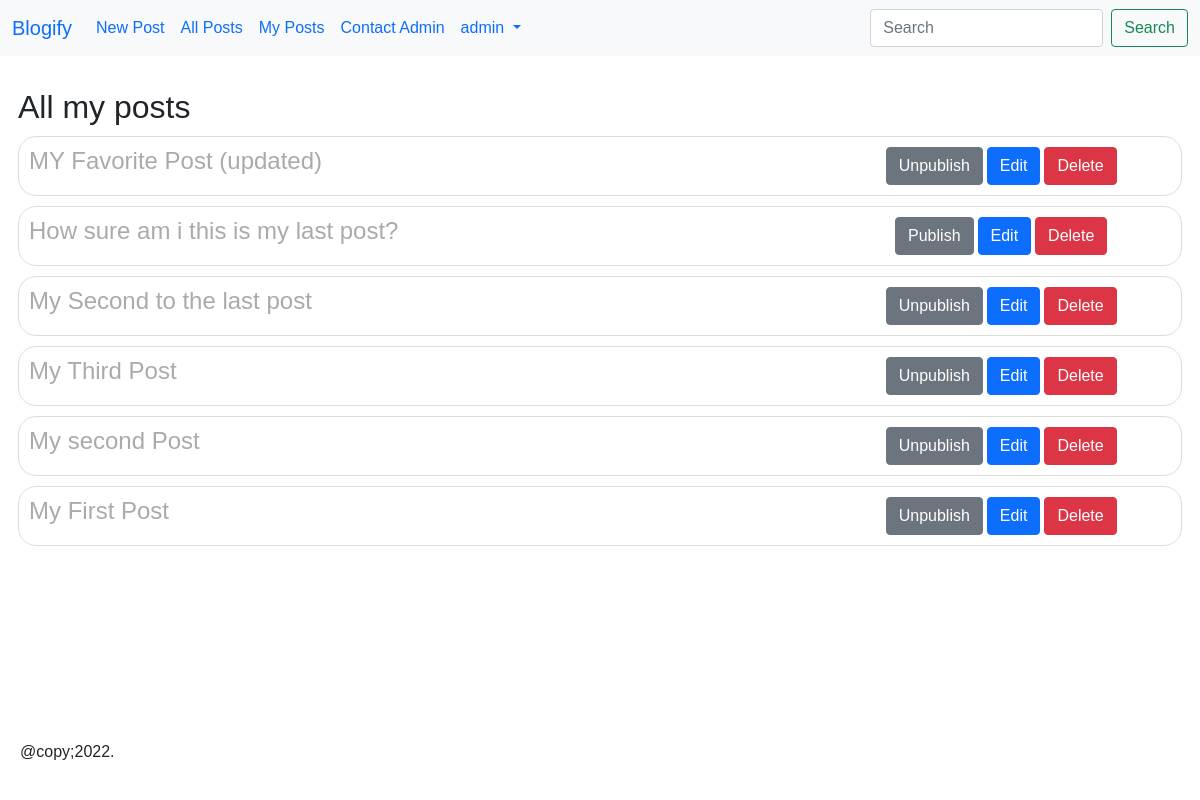
Page /posts/my-post/ (signed in) on the earlier database version.
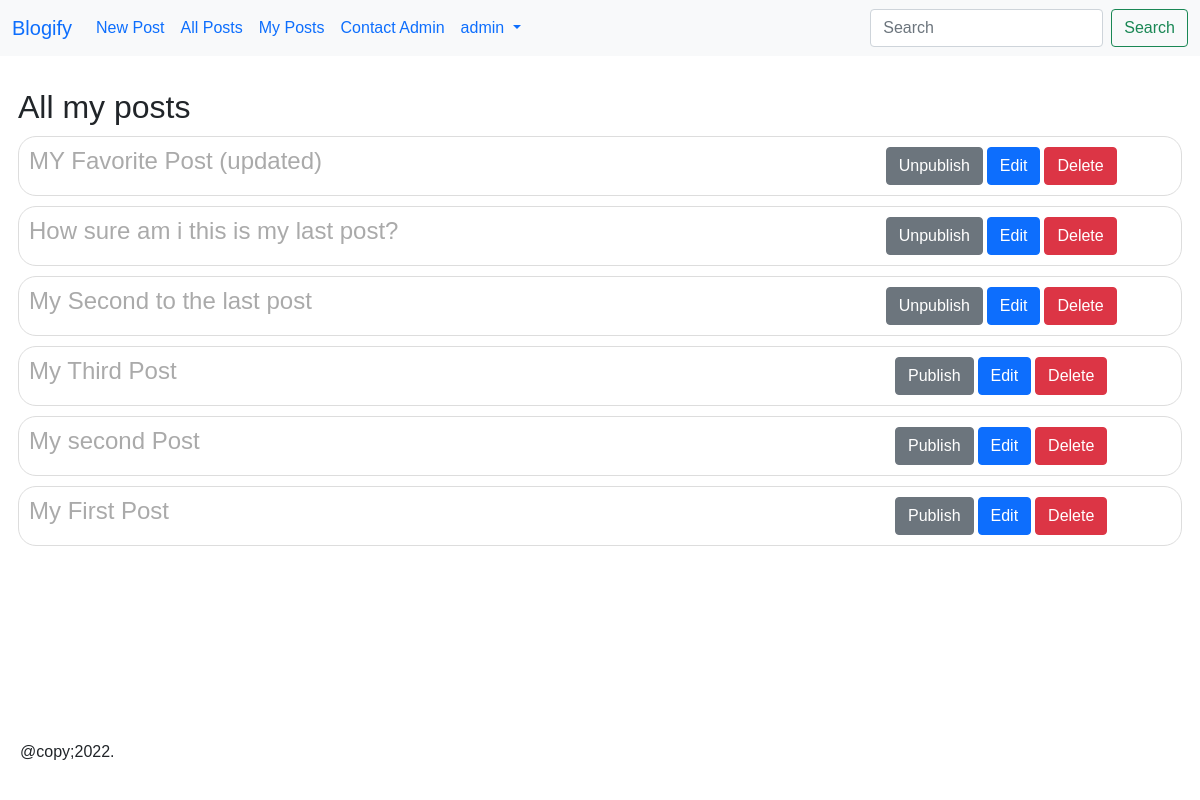
Same page on the later database version.
### posts/models.py (models this page shows, shortened)
class Post(models.Model):
    STATUS_CHOICES = (
        ('draft', 'Draft'),
        ('published', 'Published'),
    )
    title = models.CharField(max_length=255)
    author = models.ForeignKey(
        get_user_model(),
        on_delete = models.CASCADE,
        related_name = 'posts'
    )
    body = models.TextField()
    publish = models.DateTimeField(default=timezone.now)
    created = models.DateTimeField(auto_now_add=True)
    updated = models.DateTimeField(auto_now=True)
    status = models.CharField(
        max_length=10,
        choices=STATUS_CHOICES,
        default='draft'
    )
    slug = models.SlugField(
        max_length=255,
        blank=True,
        null= True
    )
    class Meta:
        ordering = ('-publish',)

### posts/views.py (the view)
# urls.py: path('my-post/', MyPostsView.as_view(), name='my_posts'),
@method_decorator(login_required, name="dispatch")
class MyPostsView(ListView):
    model = Post
    template_name = 'blog/my_posts.html'
    context_object_name = 'posts'
    paginate_by = 20
    def get_queryset(self):
        return Post.objects.filter(author=self.request.user)

### templates/blog/my_posts.html (shortened to what this page needs)
{% extends '_base.html' %}
{% block content %}
    <h2>All my posts</h2>
    {% for post in posts %}
        <div class="post-circle">
            <div class="post-circle-title">
                <h4>{{ post.title }}</h4>
            </div>
            <div class="post-circle-buttons">
                <a href="{% url 'publish_post' post.pk %}" class="btn btn-secondary">
                    {% if post.status == 'draft' %}
                        Publish
                    {% else %}
                        Unpublish
                    {% endif %}
                </a>
                <a href="{% url 'post_update' post.pk %}" class="btn btn-primary">Edit</a>
                <a href="{% url 'post_delete' post.pk %}" class="btn btn-danger">Delete</a>
            </div>
        </div>
    {% empty %}
        <p>You have no posts yet.</p>
    {% endfor %}
{% endblock content %}

Differences in the rows shown:
changed Post "How sure am i this is my last post?": status "Publish" → "Unpublish"
changed Post "My Third Post": status "Unpublish" → "Publish"
changed Post "My second Post": status "Unpublish" → "Publish"
changed Post "My First Post": status "Unpublish" → "Publish"
